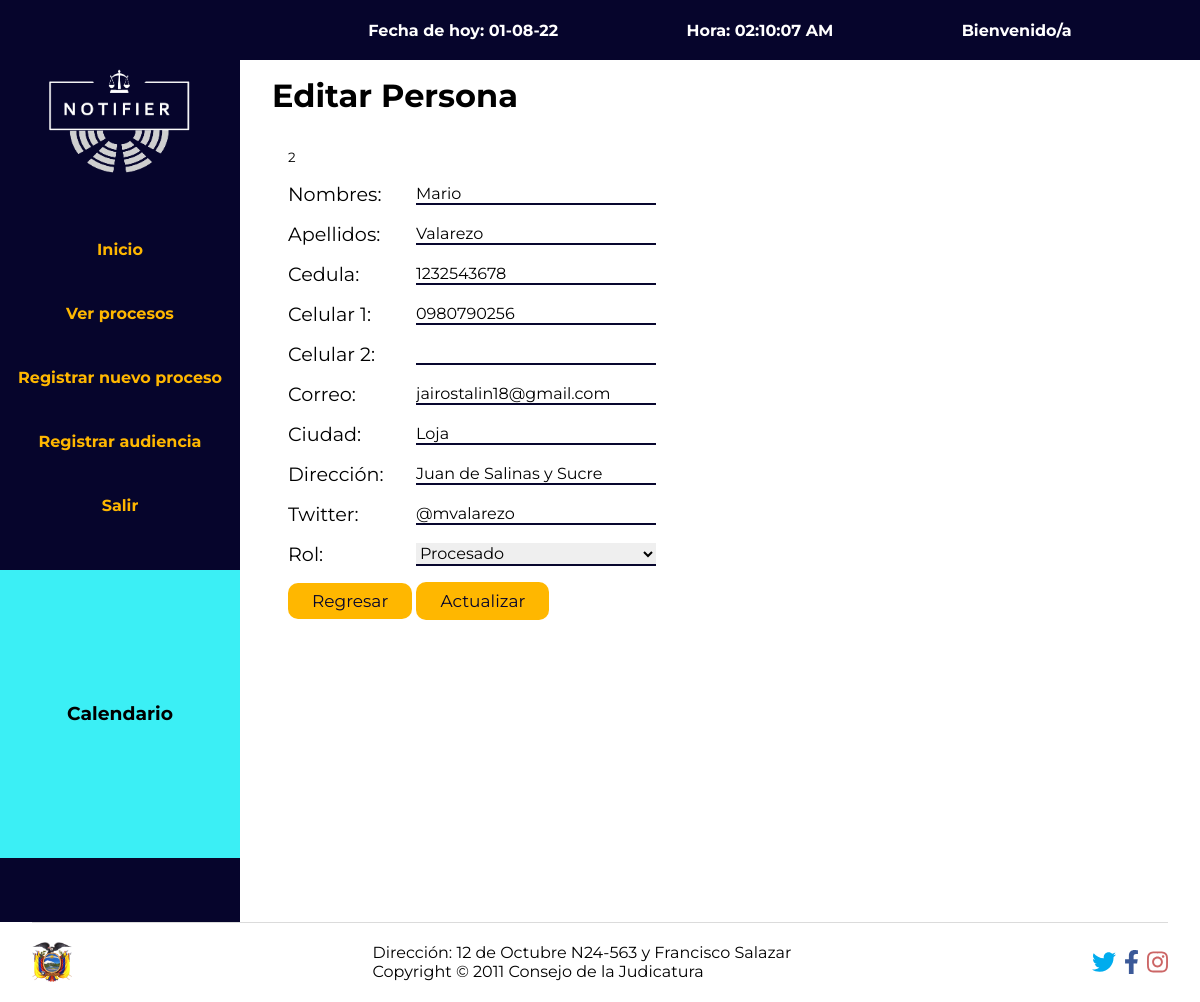
The page /secretaria/index.php?c=funciones&a=actualizarPersona&idPersona=3&idProceso=2 on the database its author committed.
### tables this page shows
CREATE TABLE `persona_has_rol` (
  `persona_idpersona` int(11) NOT NULL,
  `rol_idrol` int(11) NOT NULL
);

CREATE TABLE `persona` (
  `idpersona` int(11) NOT NULL,
  `nombres` varchar(80) NOT NULL,
  `apellidos` varchar(80) NOT NULL,
  `dni` varchar(10) NOT NULL,
  `celular` varchar(10) NOT NULL,
  `celular2` varchar(10) DEFAULT NULL,
  `correo` varchar(120) NOT NULL,
  `ciudad` varchar(80) NOT NULL,
  `direccion` varchar(120) DEFAULT NULL,
  `twitter` varchar(45) DEFAULT NULL
);

CREATE TABLE `rol` (
  `idrol` int(11) NOT NULL,
  `nombre` varchar(100) DEFAULT NULL
);

### secretaria/controlador/funciones.php (called while the page is built, shortened)
<?php
require_once "modelo/personaModel.php";
class funcionesController
{
    public function actualizarPersona()
    {
        $persona = new personaModel();
        $data = $persona->BuscarPersonaId($_REQUEST['idPersona']);
        $id_proceso = $_REQUEST['idProceso'];
        require_once 'vistas/actualizar_persona.php';
    }
}

### secretaria/modelo/personaModel.php (called while the page is built, shortened)
<?php
require_once "../db/mysql.php";
class personaModel
{
  public function BuscarPersonaId($id)
  {
    $miconexion = new clase_mysqli;
    $miconexion->conectar(DBHOST, DBUSER, DBPASS, DBNAME);
    $resSQL = $miconexion->consulta("select * from persona p, persona_has_rol u, rol r where p.idpersona ='$id' and u.persona_idpersona = '$id' and r.idrol = u.rol_idrol");
    $resSQL = $miconexion->verconsulta();
    return $resSQL;
  }
}

### db/mysql.php (called while the page is built, shortened)
<?php
class clase_mysqli{
	var $BaseDatos;
	var $Servidor;
	var $Usuario;
	var $Clave;
	var $Conexion_ID=0;
	var $Consulta_ID=0;
	function clase_mysqli($host="", $user="", $pass="", $db=""){
		$this->BaseDatos=$db;
		$this->Servidor=$host;
		$this->Usuario=$user;
		$this->Clave=$pass;
	}
	function conectar($host, $user, $pass, $db){
		if($db != "")$this->BaseDatos=$db;
		if($host != "")$this->Servidor=$host;
		if($user != "")$this->Usuario=$user;
		$this->Conexion_ID=new mysqli($this->Servidor, $this->Usuario, $this->Clave, $this->BaseDatos);
		return$this->Conexion_ID;
	}
	function consulta($sql=""){
		$this->Consulta_ID=mysqli_query($this->Conexion_ID,$sql);
		return $this->Consulta_ID;
	}
	function numcampos(){
		return mysqli_num_fields($this->Consulta_ID);
	}
	function verconsulta(){
		$lista=array();
		while ($row=mysqli_fetch_array($this->Consulta_ID)) {
			$aux=array();
			for ($i=0; $i < $this->numcampos(); $i++) {
				$aux[]=$row[$i];
				}
				array_push($lista, $aux);
		}
		return $lista;
	}
}
?>

### secretaria/vistas/actualizar_persona.php (the view, shortened to what this page needs)
<?php
include_once 'templates/cabeceras.inc.php';
include_once 'templates/barraNavegacion.inc.php';
include_once 'templates/menuLateral.inc.php';
?>
<main class="contenedor-principal">
    <h1>Editar Persona </h1>
    <div class="formulario">
        <div class="formulario-contenedor">
            <form method="post" action="?c=funciones&a=editarPersona">
                <input type="text" name="idProceso" value="<?php echo $id_proceso; ?>">
                <?php
                foreach ($data as $r) { ?>
                    <div class="grupoInput">
                        <label for="nombres">Nombres:</label>
                        <input type="text" name="nombres" value="<?php echo $r['1']; ?>">
                    </div>
                    <div class="grupoInput">
                        <label for="apellidos">Apellidos:</label>
                        <input type="text" name="apellidos" value="<?php echo $r['2']; ?>">
                    </div>
                    <div class="grupoInput">
                        <label for="cedula">Cedula:</label>
                        <input type="text" name="cedula" value="<?php echo $r['3']; ?>">
                    </div>
                    <div class="grupoInput">
                        <label for="celular1">Celular 1:</label>
                        <input type="text" name="celular1" value="<?php echo $r['4']; ?>">
                    </div>
                    <div class="grupoInput">
                        <label for="celular2">Celular 2:</label>
                        <input type="text" name="celular2" value="<?php echo $r['5']; ?>">
                    </div>
                    <div class="grupoInput">
                        <label for="correo">Correo:</label>
                        <input type="email" name="correo" value="<?php echo $r['6']; ?>">
                    </div>
                    <div class="grupoInput">
                        <label for="ciudad">Ciudad:</label>
                        <input type="text" name="ciudad" value="<?php echo $r['7']; ?>">
                    </div>
                    <div class="grupoInput">
                        <label for="direccion">Dirección:</label>
                        <input type="text" name="direccion" value="<?php echo $r['8']; ?>">
                    </div>
                    <div class="grupoInput">
                        <label for="twitte">Twitter:</label>
                        <input type="text" name="twitter" value="<?php echo $r['9']; ?>">
                    </div>
                    <div class="grupoInput">
                        <label for="tipoUser">Rol:</label>
                        <select id="rol" name="rolPersona">
                            <option value=<?php echo $r['11']; ?>> <?php echo $r['13']; ?></option>
                        </select>
                    </div>
                    <a class="btn btn-primary btn-submit" href="<?=$_SERVER["HTTP_REFERER"]?>">Regresar</a>
                    <input type="submit" class="btn btn-primary btn-submit" value="Actualizar">
                <?php  } ?>
            </form>
        </div>
    </div>
</main>
<?php
include_once 'templates/footer.inc.php';
include_once 'templates/cierre.inc.php';
?>

### secretaria/css/dashboard-generales.css (style rules this page uses)
.btn { border-radius: 10px; background-color: #ffb700; padding: 0.5rem 1.5rem; font-size: 17px; line-height: 22px; color: #06052c; text-decoration: none; cursor: pointer; }

### secretaria/css/dashboard-estructura.css (style rules this page uses)
.app { display: grid; width: 100vw; height: 100vh; grid-template-areas: "navi head" "navi main" "foot foot"; grid-template-columns: 15rem auto; grid-template-rows: 3.75rem auto 5rem; }

### secretaria/css/dashboard-main-content.css (style rules this page uses)
.contenedor-principal { display: flex; flex-direction: column; padding: 1rem 2rem; }
.contenedor-principal .formulario { display: flex; flex-direction: column; justify-content: center; align-items: center; width: 100%; height: 100%; }

### secretaria/css/dashboard-formulario.css (style rules this page uses)
.formulario-contenedor { width: 100%; height: 100%; }
.formulario-contenedor > form { max-width: 640px; padding: 2rem 1rem; }
.formulario-contenedor > form .grupoInput { display: flex; align-items: center; column-gap: 1rem; margin: 1rem 0; }
.formulario-contenedor > form .grupoInput > label, .formulario-contenedor > form .grupoInput > input, .formulario-contenedor > form .grupoInput > select { font-size: 1.2rem; color: black; }
.formulario-contenedor > form .grupoInput > label { min-width: 7rem; }
.formulario-contenedor > form .grupoInput > input, .formulario-contenedor > form .grupoInput > select { font-size: 1rem; min-width: 15rem; border-bottom: 2px solid var(--color-corporative-primary); }

### rows shown on the page
persona_has_rol: nombres "Mario", apellidos "Valarezo", cedula "1232543678", celular1 "0980790256", correo "jairostalin18@gmail.com", ciudad "Loja", direccion "Juan de Salinas y Sucre", twitter "@mvalarezo", rolPersona "Procesado"

### other values the page prints
$fecha "01-08-22"
$hora->format('h:i:s A') "02:10:07 AM"
